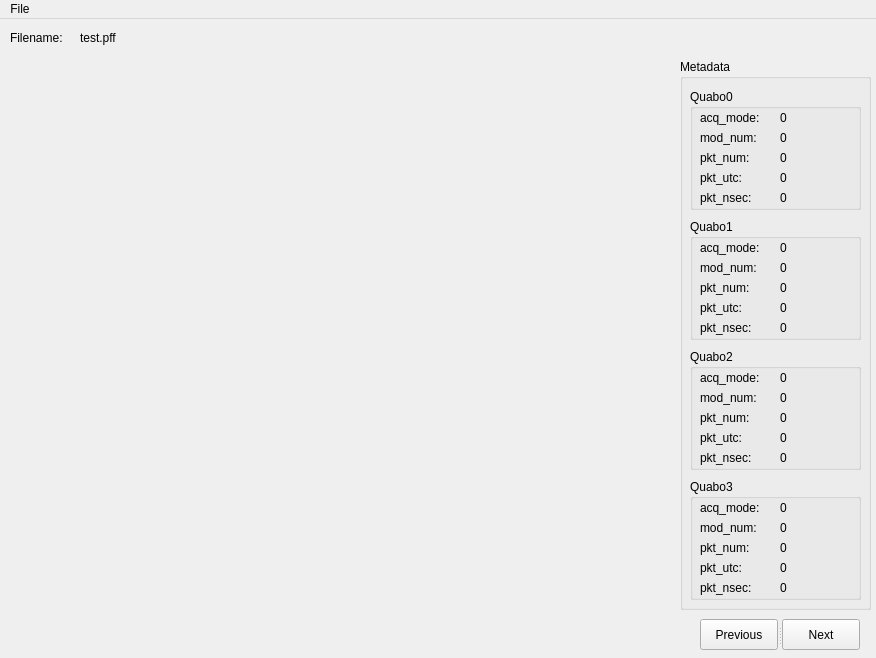
<?xml version="1.0" encoding="UTF-8"?>
<ui version="4.0">
 <class>MainWindow</class>
 <widget class="QMainWindow" name="MainWindow">
  <property name="geometry">
   <rect>
    <x>0</x>
    <y>0</y>
    <width>876</width>
    <height>658</height>
   </rect>
  </property>
  <property name="windowTitle">
   <string>MainWindow</string>
  </property>
  <widget class="QWidget" name="centralwidget">
   <widget class="QWidget" name="verticalLayoutWidget">
    <property name="geometry">
     <rect>
      <x>10</x>
      <y>40</y>
      <width>661</width>
      <height>591</height>
     </rect>
    </property>
    <layout class="QVBoxLayout" name="verticalLayout"/>
   </widget>
   <widget class="QLabel" name="label0">
    <property name="geometry">
     <rect>
      <x>10</x>
      <y>10</y>
      <width>67</width>
      <height>17</height>
     </rect>
    </property>
    <property name="text">
     <string>Filename:</string>
    </property>
   </widget>
   <widget class="QLabel" name="FileNameLabel">
    <property name="geometry">
     <rect>
      <x>80</x>
      <y>10</y>
      <width>601</width>
      <height>17</height>
     </rect>
    </property>
    <property name="text">
     <string>test.pff</string>
    </property>
   </widget>
   <widget class="QSplitter" name="splitter">
    <property name="geometry">
     <rect>
      <x>700</x>
      <y>600</y>
      <width>160</width>
      <height>31</height>
     </rect>
    </property>
    <property name="orientation">
     <enum>Qt::Horizontal</enum>
    </property>
    <widget class="QPushButton" name="PreviousButton">
     <property name="text">
      <string>Previous</string>
     </property>
    </widget>
    <widget class="QPushButton" name="NextButton">
     <property name="text">
      <string>Next</string>
     </property>
    </widget>
   </widget>
   <widget class="QGroupBox" name="groupBox">
    <property name="geometry">
     <rect>
      <x>680</x>
      <y>40</y>
      <width>191</width>
      <height>551</height>
     </rect>
    </property>
    <property name="title">
     <string>Metadata</string>
    </property>
    <property name="flat">
     <bool>false</bool>
    </property>
    <widget class="QGroupBox" name="Quabo0metadata">
     <property name="geometry">
      <rect>
       <x>10</x>
       <y>30</y>
       <width>171</width>
       <height>121</height>
      </rect>
     </property>
     <property name="title">
      <string>Quabo0</string>
     </property>
     <widget class="QLabel" name="label">
      <property name="geometry">
       <rect>
        <x>10</x>
        <y>20</y>
        <width>81</width>
        <height>17</height>
       </rect>
      </property>
      <property name="text">
       <string>acq_mode:</string>
      </property>
     </widget>
     <widget class="QLabel" name="label_2">
      <property name="geometry">
       <rect>
        <x>10</x>
        <y>40</y>
        <width>81</width>
        <height>17</height>
       </rect>
      </property>
      <property name="text">
       <string>mod_num:</string>
      </property>
     </widget>
     <widget class="QLabel" name="label_3">
      <property name="geometry">
       <rect>
        <x>10</x>
        <y>60</y>
        <width>71</width>
        <height>17</height>
       </rect>
      </property>
      <property name="text">
       <string>pkt_num:</string>
      </property>
     </widget>
     <widget class="QLabel" name="label_4">
      <property name="geometry">
       <rect>
        <x>10</x>
        <y>80</y>
        <width>67</width>
        <height>17</height>
       </rect>
      </property>
      <property name="text">
       <string>pkt_utc:</string>
      </property>
     </widget>
     <widget class="QLabel" name="label_5">
      <property name="geometry">
       <rect>
        <x>10</x>
        <y>100</y>
        <width>71</width>
        <height>17</height>
       </rect>
      </property>
      <property name="text">
       <string>pkt_nsec:</string>
      </property>
     </widget>
     <widget class="QLabel" name="Q0_acq_mode">
      <property name="geometry">
       <rect>
        <x>90</x>
        <y>20</y>
        <width>81</width>
        <height>17</height>
       </rect>
      </property>
      <property name="text">
       <string>0</string>
      </property>
     </widget>
     <widget class="QLabel" name="Q0_mod_num">
      <property name="geometry">
       <rect>
        <x>90</x>
        <y>40</y>
        <width>81</width>
        <height>17</height>
       </rect>
      </property>
      <property name="text">
       <string>0</string>
      </property>
     </widget>
     <widget class="QLabel" name="Q0_pkt_num">
      <property name="geometry">
       <rect>
        <x>90</x>
        <y>60</y>
        <width>81</width>
        <height>17</height>
       </rect>
      </property>
      <property name="text">
       <string>0</string>
      </property>
     </widget>
     <widget class="QLabel" name="Q0_pkt_utc">
      <property name="geometry">
       <rect>
        <x>90</x>
        <y>80</y>
        <width>81</width>
        <height>17</height>
       </rect>
      </property>
      <property name="text">
       <string>0</string>
      </property>
     </widget>
     <widget class="QLabel" name="Q0_pkt_nsec">
      <property name="geometry">
       <rect>
        <x>90</x>
        <y>100</y>
        <width>81</width>
        <height>17</height>
       </rect>
      </property>
      <property name="text">
       <string>0</string>
      </property>
     </widget>
    </widget>
    <widget class="QGroupBox" name="Quabo1metadata">
     <property name="geometry">
      <rect>
       <x>10</x>
       <y>160</y>
       <width>171</width>
       <height>121</height>
      </rect>
     </property>
     <property name="title">
      <string>Quabo1</string>
     </property>
     <widget class="QLabel" name="label_6">
      <property name="geometry">
       <rect>
        <x>10</x>
        <y>20</y>
        <width>81</width>
        <height>17</height>
       </rect>
      </property>
      <property name="text">
       <string>acq_mode:</string>
      </property>
     </widget>
     <widget class="QLabel" name="label_7">
      <property name="geometry">
       <rect>
        <x>10</x>
        <y>40</y>
        <width>81</width>
        <height>17</height>
       </rect>
      </property>
      <property name="text">
       <string>mod_num:</string>
      </property>
     </widget>
     <widget class="QLabel" name="label_8">
      <property name="geometry">
       <rect>
        <x>10</x>
        <y>60</y>
        <width>71</width>
        <height>17</height>
       </rect>
      </property>
      <property name="text">
       <string>pkt_num:</string>
      </property>
     </widget>
     <widget class="QLabel" name="label_9">
      <property name="geometry">
       <rect>
        <x>10</x>
        <y>80</y>
        <width>67</width>
        <height>17</height>
       </rect>
      </property>
      <property name="text">
       <string>pkt_utc:</string>
      </property>
     </widget>
     <widget class="QLabel" name="label_10">
      <property name="geometry">
       <rect>
        <x>10</x>
        <y>100</y>
        <width>71</width>
        <height>17</height>
       </rect>
      </property>
      <property name="text">
       <string>pkt_nsec:</string>
      </property>
     </widget>
     <widget class="QLabel" name="Q1_acq_mode">
      <property name="geometry">
       <rect>
        <x>90</x>
        <y>20</y>
        <width>81</width>
        <height>17</height>
       </rect>
      </property>
      <property name="text">
       <string>0</string>
      </property>
     </widget>
     <widget class="QLabel" name="Q1_mod_num">
      <property name="geometry">
       <rect>
        <x>90</x>
        <y>40</y>
        <width>81</width>
        <height>17</height>
       </rect>
      </property>
      <property name="text">
       <string>0</string>
      </property>
     </widget>
     <widget class="QLabel" name="Q1_pkt_num">
      <property name="geometry">
       <rect>
        <x>90</x>
        <y>60</y>
        <width>81</width>
        <height>17</height>
       </rect>
      </property>
      <property name="text">
       <string>0</string>
      </property>
     </widget>
     <widget class="QLabel" name="Q1_pkt_utc">
      <property name="geometry">
       <rect>
        <x>90</x>
        <y>80</y>
        <width>81</width>
        <height>17</height>
       </rect>
      </property>
      <property name="text">
       <string>0</string>
      </property>
     </widget>
     <widget class="QLabel" name="Q1_pkt_nsec">
      <property name="geometry">
       <rect>
        <x>90</x>
        <y>100</y>
        <width>81</width>
        <height>17</height>
       </rect>
      </property>
      <property name="text">
       <string>0</string>
      </property>
     </widget>
    </widget>
    <widget class="QGroupBox" name="Quabo2metadata">
     <property name="geometry">
      <rect>
       <x>10</x>
       <y>290</y>
       <width>171</width>
       <height>121</height>
      </rect>
     </property>
     <property name="title">
      <string>Quabo2</string>
     </property>
     <widget class="QLabel" name="label_19">
      <property name="geometry">
       <rect>
        <x>10</x>
        <y>20</y>
        <width>81</width>
        <height>17</height>
       </rect>
      </property>
      <property name="text">
       <string>acq_mode:</string>
      </property>
     </widget>
     <widget class="QLabel" name="label_20">
      <property name="geometry">
       <rect>
        <x>10</x>
        <y>40</y>
        <width>81</width>
        <height>17</height>
       </rect>
      </property>
      <property name="text">
       <string>mod_num:</string>
      </property>
     </widget>
     <widget class="QLabel" name="label_21">
      <property name="geometry">
       <rect>
        <x>10</x>
        <y>60</y>
        <width>71</width>
        <height>17</height>
       </rect>
      </property>
      <property name="text">
       <string>pkt_num:</string>
      </property>
     </widget>
     <widget class="QLabel" name="label_22">
      <property name="geometry">
       <rect>
        <x>10</x>
        <y>80</y>
        <width>67</width>
        <height>17</height>
       </rect>
      </property>
      <property name="text">
       <string>pkt_utc:</string>
      </property>
     </widget>
     <widget class="QLabel" name="label_23">
      <property name="geometry">
       <rect>
        <x>10</x>
        <y>100</y>
        <width>71</width>
        <height>17</height>
       </rect>
      </property>
      <property name="text">
       <string>pkt_nsec:</string>
      </property>
     </widget>
     <widget class="QLabel" name="Q2_acq_mode">
      <property name="geometry">
       <rect>
        <x>90</x>
        <y>20</y>
        <width>81</width>
        <height>17</height>
       </rect>
      </property>
      <property name="text">
       <string>0</string>
      </property>
     </widget>
     <widget class="QLabel" name="Q2_mod_num">
      <property name="geometry">
       <rect>
        <x>90</x>
        <y>40</y>
        <width>81</width>
        <height>17</height>
       </rect>
      </property>
      <property name="text">
       <string>0</string>
      </property>
     </widget>
     <widget class="QLabel" name="Q2_pkt_num">
      <property name="geometry">
       <rect>
        <x>90</x>
        <y>60</y>
        <width>81</width>
        <height>17</height>
       </rect>
      </property>
      <property name="text">
       <string>0</string>
      </property>
     </widget>
     <widget class="QLabel" name="Q2_pkt_utc">
      <property name="geometry">
       <rect>
        <x>90</x>
        <y>80</y>
        <width>81</width>
        <height>17</height>
       </rect>
      </property>
      <property name="text">
       <string>0</string>
      </property>
     </widget>
     <widget class="QLabel" name="Q2_pkt_nsec">
      <property name="geometry">
       <rect>
        <x>90</x>
        <y>100</y>
        <width>81</width>
        <height>17</height>
       </rect>
      </property>
      <property name="text">
       <string>0</string>
      </property>
     </widget>
    </widget>
    <widget class="QGroupBox" name="Quabo3metadata">
     <property name="geometry">
      <rect>
       <x>10</x>
       <y>420</y>
       <width>171</width>
       <height>121</height>
      </rect>
     </property>
     <property name="title">
      <string>Quabo3</string>
     </property>
     <widget class="QLabel" name="label_25">
      <property name="geometry">
       <rect>
        <x>10</x>
        <y>20</y>
        <width>81</width>
        <height>17</height>
       </rect>
      </property>
      <property name="text">
       <string>acq_mode:</string>
      </property>
     </widget>
     <widget class="QLabel" name="label_26">
      <property name="geometry">
       <rect>
        <x>10</x>
        <y>40</y>
        <width>81</width>
        <height>17</height>
       </rect>
      </property>
      <property name="text">
       <string>mod_num:</string>
      </property>
     </widget>
     <widget class="QLabel" name="label_27">
      <property name="geometry">
       <rect>
        <x>10</x>
        <y>60</y>
        <width>71</width>
        <height>17</height>
       </rect>
      </property>
      <property name="text">
       <string>pkt_num:</string>
      </property>
     </widget>
     <widget class="QLabel" name="label_28">
      <property name="geometry">
       <rect>
        <x>10</x>
        <y>80</y>
        <width>67</width>
        <height>17</height>
       </rect>
      </property>
      <property name="text">
       <string>pkt_utc:</string>
      </property>
     </widget>
     <widget class="QLabel" name="label_29">
      <property name="geometry">
       <rect>
        <x>10</x>
        <y>100</y>
        <width>71</width>
        <height>17</height>
       </rect>
      </property>
      <property name="text">
       <string>pkt_nsec:</string>
      </property>
     </widget>
     <widget class="QLabel" name="Q3_acq_mode">
      <property name="geometry">
       <rect>
        <x>90</x>
        <y>20</y>
        <width>81</width>
        <height>17</height>
       </rect>
      </property>
      <property name="text">
       <string>0</string>
      </property>
     </widget>
     <widget class="QLabel" name="Q3_mod_num">
      <property name="geometry">
       <rect>
        <x>90</x>
        <y>40</y>
        <width>81</width>
        <height>17</height>
       </rect>
      </property>
      <property name="text">
       <string>0</string>
      </property>
     </widget>
     <widget class="QLabel" name="Q3_pkt_num">
      <property name="geometry">
       <rect>
        <x>90</x>
        <y>60</y>
        <width>81</width>
        <height>17</height>
       </rect>
      </property>
      <property name="text">
       <string>0</string>
      </property>
     </widget>
     <widget class="QLabel" name="Q3_pkt_utc">
      <property name="geometry">
       <rect>
        <x>90</x>
        <y>80</y>
        <width>81</width>
        <height>17</height>
       </rect>
      </property>
      <property name="text">
       <string>0</string>
      </property>
     </widget>
     <widget class="QLabel" name="Q3_pkt_nsec">
      <property name="geometry">
       <rect>
        <x>90</x>
        <y>100</y>
        <width>81</width>
        <height>17</height>
       </rect>
      </property>
      <property name="text">
       <string>0</string>
      </property>
     </widget>
    </widget>
   </widget>
  </widget>
  <widget class="QMenuBar" name="menuBar">
   <property name="geometry">
    <rect>
     <x>0</x>
     <y>0</y>
     <width>876</width>
     <height>22</height>
    </rect>
   </property>
   <widget class="QMenu" name="menuFile">
    <property name="title">
     <string>File</string>
    </property>
    <addaction name="actionOpen_2"/>
    <addaction name="actionExit_2"/>
   </widget>
   <addaction name="menuFile"/>
  </widget>
  <action name="actionOpen">
   <property name="text">
    <string>Open</string>
   </property>
  </action>
  <action name="actionExit">
   <property name="text">
    <string>Exit</string>
   </property>
  </action>
  <action name="actionOpen_2">
   <property name="text">
    <string>Open</string>
   </property>
  </action>
  <action name="actionExit_2">
   <property name="text">
    <string>Exit</string>
   </property>
  </action>
 </widget>
 <resources/>
 <connections/>
</ui>
